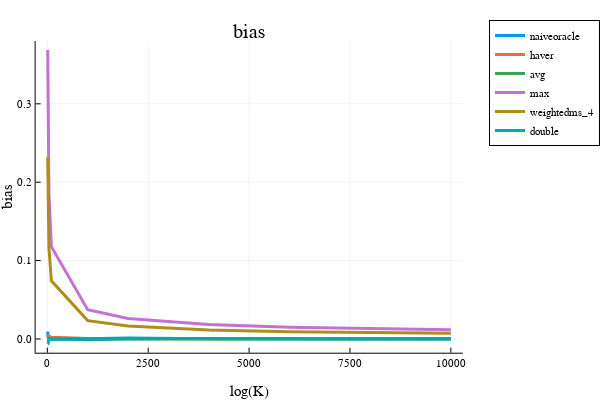

The code cell stored with this chart in its notebook:
### Code cell
x = opt.N_ary
i = 1; plot(x, bias[:,i], label=estimator_names[i], linewidth=3)
i = 2; plot!(x, bias[:,i], label=estimator_names[i], linewidth=3)
i = 3; plot!(x, bias[:,i], label=estimator_names[i], linewidth=3)
i = 4; plot!(x, bias[:,i], label=estimator_names[i], linewidth=3)
i = 5; plot!(x, bias[:,i], label=estimator_names[i], linewidth=3)
i = 6; plot!(x, bias[:,i], label=estimator_names[i], linewidth=3)
plot!(xlabel="log(K)", ylabel="bias", legend=:outertopright)  
title!("bias")

### Figure 1 — Plotly figure (JSON) as saved in the notebook; plotly's stock layout.template omitted (floating-point values rounded to 4 significant figures)
{"data": [{"colorbar": {"title": {"text": ""}}, "legendgroup": "naiveoracle", "line": {"color": "rgba(0, 154, 250, 1.000)", "dash": "solid", "shape": "linear", "width": 3}, "mode": "lines", "name": "naiveoracle", "showlegend": true, "type": "scatter", "x": [10, 20, 40, 100, 1000, 2000, 4000, 6000, 8000, 10000], "xaxis": "x", "y": [0.009579, 0.002272, 0.001461, 0.0004929, -0.001059, 0.0004075, 0.0005265, 0.0005471, 0.0008722, 0.0005776], "yaxis": "y", "zmax": null, "zmin": null}, {"colorbar": {"title": {"text": ""}}, "legendgroup": "haver", "line": {"color": "rgba(227, 111, 71, 1.000)", "dash": "solid", "shape": "linear", "width": 3}, "mode": "lines", "name": "haver", "showlegend": true, "type": "scatter", "x": [10, 20, 40, 100, 1000, 2000, 4000, 6000, 8000, 10000], "xaxis": "x", "y": [0.005177, 0.003146, 0.003815, 0.002223, 0.0004849, 0.000379, 0.000269, 0.0001967, 0.0002364, 0.0002445], "yaxis": "y", "zmax": null, "zmin": null}, {"colorbar": {"title": {"text": ""}}, "legendgroup": "avg", "line": {"color": "rgba(62, 164, 78, 1.000)", "dash": "solid", "shape": "linear", "width": 3}, "mode": "lines", "name": "avg", "showlegend": true, "type": "scatter", "x": [10, 20, 40, 100, 1000, 2000, 4000, 6000, 8000, 10000], "xaxis": "x", "y": [-8.653e-05, -0.0003559, 0.0008973, 0.0006475, -5.355e-05, 4.242e-05, 1.59e-05, -8.201e-07, 5.277e-05, 4.963e-05], "yaxis": "y", "zmax": null, "zmin": null}, {"colorbar": {"title": {"text": ""}}, "legendgroup": "max", "line": {"color": "rgba(195, 113, 210, 1.000)", "dash": "solid", "shape": "linear", "width": 3}, "mode": "lines", "name": "max", "showlegend": true, "type": "scatter", "x": [10, 20, 40, 100, 1000, 2000, 4000, 6000, 8000, 10000], "xaxis": "x", "y": [0.3688, 0.26, 0.1856, 0.1178, 0.03734, 0.02626, 0.01847, 0.01506, 0.01307, 0.01176], "yaxis": "y", "zmax": null, "zmin": null}, {"colorbar": {"title": {"text": ""}}, "legendgroup": "weightedms_4", "line": {"color": "rgba(172, 142, 24, 1.000)", "dash": "solid", "shape": "linear", "width": 3}, "mode": "lines", "name": "weightedms_4", "showlegend": true, "type": "scatter", "x": [10, 20, 40, 100, 1000, 2000, 4000, 6000, 8000, 10000], "xaxis": "x", "y": [0.2314, 0.1621, 0.1167, 0.07426, 0.02344, 0.01645, 0.01156, 0.009398, 0.008173, 0.007447], "yaxis": "y", "zmax": null, "zmin": null}, {"colorbar": {"title": {"text": ""}}, "legendgroup": "double", "line": {"color": "rgba(0, 170, 174, 1.000)", "dash": "solid", "shape": "linear", "width": 3}, "mode": "lines", "name": "double", "showlegend": true, "type": "scatter", "x": [10, 20, 40, 100, 1000, 2000, 4000, 6000, 8000, 10000], "xaxis": "x", "y": [-0.006237, -0.006033, 0.0003235, -0.0007663, 0.0002144, 0.001253, 0.000263, -0.0002569, -0.0001047, 7.025e-05], "yaxis": "y", "zmax": null, "zmin": null}], "layout": {"annotations": [{"font": {"color": "rgba(0, 0, 0, 1)", "family": "sans-serif", "size": 20}, "rotation": 0, "showarrow": false, "text": "bias", "x": 0.535, "xanchor": "center", "xref": "paper", "y": 1, "yanchor": "top", "yref": "paper"}], "height": 400, "legend": {"bgcolor": "rgba(255, 255, 255, 1.000)", "bordercolor": "rgba(0, 0, 0, 1)", "borderwidth": 1, "font": {"color": "rgba(0, 0, 0, 1)", "family": "sans-serif", "size": 11}, "title": {"font": {"color": "rgba(0, 0, 0, 1)", "family": "sans-serif", "size": 15}, "text": ""}, "tracegroupgap": 0, "traceorder": "normal", "x": 1.05, "xanchor": "upper", "y": 1, "yanchor": "right"}, "margin": {"b": 20, "l": 0, "r": 0, "t": 20}, "paper_bgcolor": "rgba(255, 255, 255, 1.000)", "plot_bgcolor": "rgba(255, 255, 255, 1.000)", "showlegend": true, "width": 600, "xaxis": {"anchor": "y", "domain": [0.07647, 0.9934], "gridcolor": "rgba(0, 0, 0, 0.1)", "gridwidth": 0.5, "linecolor": "rgba(0, 0, 0, 1)", "mirror": false, "range": [-289.7, 10300.0], "showgrid": true, "showline": true, "showticklabels": true, "tickangle": 0, "tickcolor": "rgb(0, 0, 0)", "tickfont": {"color": "rgba(0, 0, 0, 1)", "family": "sans-serif", "size": 11}, "tickmode": "array", "ticks": "inside", "ticktext": ["0", "2500", "5000", "7500", "10000"], "tickvals": [0, 2500, 5000, 7500, 10000], "title": {"font": {"color": "rgba(0, 0, 0, 1)", "family": "sans-serif", "size": 15}, "text": "log(K)"}, "type": "linear", "visible": true, "zeroline": false, "zerolinecolor": "rgba(0, 0, 0, 1)"}, "yaxis": {"anchor": "x", "domain": [0.07581, 0.9415], "gridcolor": "rgba(0, 0, 0, 0.1)", "gridwidth": 0.5, "linecolor": "rgba(0, 0, 0, 1)", "mirror": false, "range": [-0.01749, 0.3801], "showgrid": true, "showline": true, "showticklabels": true, "tickangle": 0, "tickcolor": "rgb(0, 0, 0)", "tickfont": {"color": "rgba(0, 0, 0, 1)", "family": "sans-serif", "size": 11}, "tickmode": "array", "ticks": "inside", "ticktext": ["0.0", "0.1", "0.2", "0.3"], "tickvals": [0, 0.1, 0.2, 0.3], "title": {"font": {"color": "rgba(0, 0, 0, 1)", "family": "sans-serif", "size": 15}, "text": "bias"}, "type": "linear", "visible": true, "zeroline": false, "zerolinecolor": "rgba(0, 0, 0, 1)"}}}
